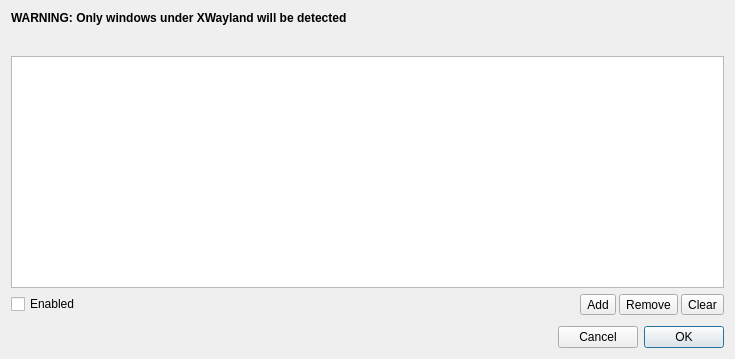
<?xml version="1.0" encoding="UTF-8"?>
<ui version="4.0">
 <class>KbModeEventMgr</class>
 <widget class="QWidget" name="KbModeEventMgr">
  <property name="windowModality">
   <enum>Qt::WindowModal</enum>
  </property>
  <property name="geometry">
   <rect>
    <x>0</x>
    <y>0</y>
    <width>735</width>
    <height>359</height>
   </rect>
  </property>
  <property name="windowTitle">
   <string>Mode Event Manager</string>
  </property>
  <layout class="QGridLayout" name="gridLayout">
   <item row="0" column="0">
    <widget class="QLabel" name="waylandWarning">
     <property name="enabled">
      <bool>true</bool>
     </property>
     <property name="font">
      <font>
       <weight>75</weight>
       <bold>true</bold>
      </font>
     </property>
     <property name="text">
      <string>WARNING: Only windows under XWayland will be detected</string>
     </property>
    </widget>
   </item>
   <item row="1" column="0">
    <widget class="QLabel" name="modeLabel">
     <property name="text">
      <string/>
     </property>
    </widget>
   </item>
   <item row="2" column="0">
    <spacer name="verticalSpacer_2">
     <property name="orientation">
      <enum>Qt::Vertical</enum>
     </property>
     <property name="sizeType">
      <enum>QSizePolicy::Expanding</enum>
     </property>
     <property name="sizeHint" stdset="0">
      <size>
       <width>20</width>
       <height>5</height>
      </size>
     </property>
    </spacer>
   </item>
   <item row="3" column="0">
    <widget class="QTableView" name="tableView">
     <property name="sizePolicy">
      <sizepolicy hsizetype="Expanding" vsizetype="Expanding">
       <horstretch>0</horstretch>
       <verstretch>1</verstretch>
      </sizepolicy>
     </property>
     <property name="dragEnabled">
      <bool>true</bool>
     </property>
     <property name="dragDropOverwriteMode">
      <bool>false</bool>
     </property>
     <property name="dragDropMode">
      <enum>QAbstractItemView::InternalMove</enum>
     </property>
     <property name="selectionMode">
      <enum>QAbstractItemView::SingleSelection</enum>
     </property>
     <property name="selectionBehavior">
      <enum>QAbstractItemView::SelectRows</enum>
     </property>
     <attribute name="horizontalHeaderVisible">
      <bool>false</bool>
     </attribute>
     <attribute name="horizontalHeaderMinimumSectionSize">
      <number>100</number>
     </attribute>
     <attribute name="verticalHeaderVisible">
      <bool>false</bool>
     </attribute>
    </widget>
   </item>
   <item row="4" column="0">
    <layout class="QHBoxLayout" name="horizontalLayout_2">
     <property name="spacing">
      <number>3</number>
     </property>
     <item>
      <widget class="QCheckBox" name="enableBox">
       <property name="text">
        <string>Enabled</string>
       </property>
      </widget>
     </item>
     <item>
      <spacer name="horizontalSpacer_2">
       <property name="orientation">
        <enum>Qt::Horizontal</enum>
       </property>
       <property name="sizeHint" stdset="0">
        <size>
         <width>40</width>
         <height>20</height>
        </size>
       </property>
      </spacer>
     </item>
     <item>
      <widget class="QToolButton" name="addbtn">
       <property name="text">
        <string>Add</string>
       </property>
      </widget>
     </item>
     <item>
      <widget class="QToolButton" name="removebtn">
       <property name="text">
        <string>Remove</string>
       </property>
      </widget>
     </item>
     <item>
      <widget class="QToolButton" name="clearbtn_2">
       <property name="text">
        <string>Clear</string>
       </property>
      </widget>
     </item>
    </layout>
   </item>
   <item row="5" column="0">
    <spacer name="verticalSpacer">
     <property name="orientation">
      <enum>Qt::Vertical</enum>
     </property>
     <property name="sizeHint" stdset="0">
      <size>
       <width>20</width>
       <height>5</height>
      </size>
     </property>
    </spacer>
   </item>
   <item row="6" column="0">
    <layout class="QHBoxLayout" name="horizontalLayout_5">
     <item>
      <spacer name="horizontalSpacer">
       <property name="orientation">
        <enum>Qt::Horizontal</enum>
       </property>
       <property name="sizeHint" stdset="0">
        <size>
         <width>40</width>
         <height>20</height>
        </size>
       </property>
      </spacer>
     </item>
     <item>
      <widget class="QPushButton" name="cancelBtn">
       <property name="text">
        <string>Cancel</string>
       </property>
       <property name="autoDefault">
        <bool>false</bool>
       </property>
       <property name="default">
        <bool>false</bool>
       </property>
      </widget>
     </item>
     <item>
      <widget class="QPushButton" name="okBtn">
       <property name="text">
        <string>OK</string>
       </property>
       <property name="default">
        <bool>true</bool>
       </property>
      </widget>
     </item>
    </layout>
   </item>
  </layout>
 </widget>
 <resources/>
 <connections/>
</ui>
